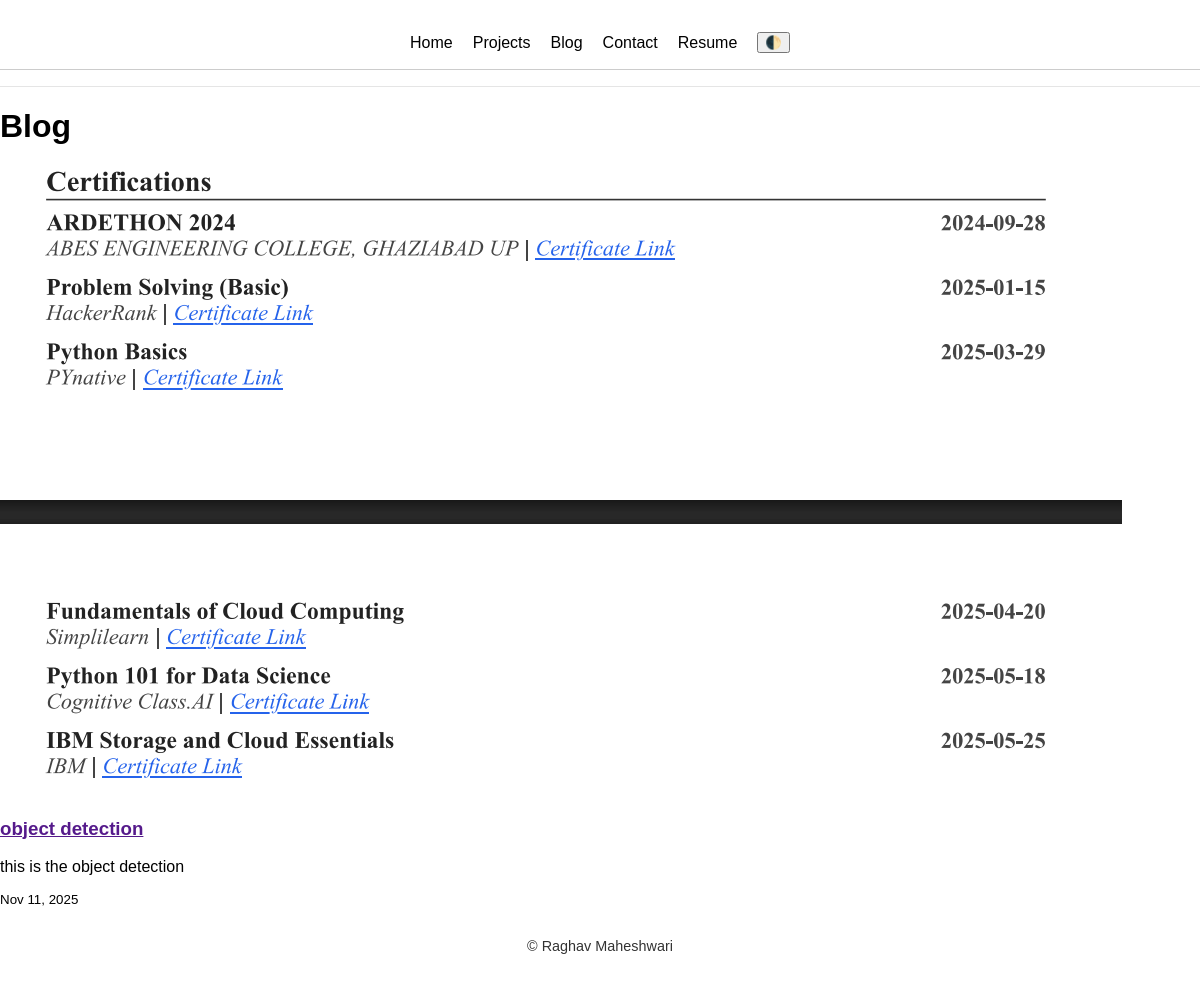
Screenshot of /blog/ with the database file from the repository.
### blog/models.py (models this page shows, shortened)
class BlogPost(models.Model):
    title = models.CharField(max_length=200)
    subtitle = models.CharField(max_length=200, blank=True)
    external_url = models.URLField(blank=True)
    published_at = models.DateTimeField(auto_now_add=True)
    is_published = models.BooleanField(default=True)
    thumbnail = models.ImageField(upload_to='blog/thumbnails/', blank=True)

### blog/views.py (the view)
# urls.py: path('', views.blog_list, name='blog_list'),
def blog_list(request):
    post = BlogPost.objects.filter(is_published = True).order_by('published_at')
    return render(request, 'blog/list.html', {'posts': post})

### templates/blog/list.html (shortened to what this page needs)
{% extends 'base.html' %}
{% block content %}
<h1>Blog</h1>
<div class="grid blog-grid">
  {% for post in posts %}
  <article class="card blog-card">
    {% if post.thumbnail %}
      <a href="{{ post.external_url }}" target="_blank"><img src="{{ post.thumbnail.url }}" class="card-img"></a>
    {% endif %}
    <div class="card-body">
      <h3><a href="{{ post.external_url }}" target="_blank">{{ post.title }}</a></h3>
      <p class="muted">{{ post.subtitle|default:"" }}</p>
      <small class="muted">{{ post.published_at|date:"M j, Y" }}</small>
    </div>
  </article>
  {% empty %}<p>No blog posts yet.</p>{% endfor %}
</div>
{% endblock %}

### static/css/base.css (style rules this page uses)
:root { --primary: #0077ff; --bg-light: #ffffff; --bg-dark: #0d1117; --text-light: #000; --text-dark: #f0f0f0; --card-bg-light: #f9f9f9; --card-bg-dark: #1c1f26; }
[data-theme='light'] { background-color: var(--bg-light); color: var(--text-light); }
body { margin: 0; font-family: 'Poppins', sans-serif; transition: background 0.3s, color 0.3s; }

### static/css/style.css (style rules this page uses)
:root { --bg-light: #fff; --bg-dark: #0d1117; --text-light: #000; --text-dark: #f0f0f0; }
[data-theme='light'] { background: var(--bg-light); color: var(--text-light); }

### rows the page displays
BlogPost: thumbnail (picture), title "object detection", subtitle "this is the object detection", published_at "Nov 11, 2025"
